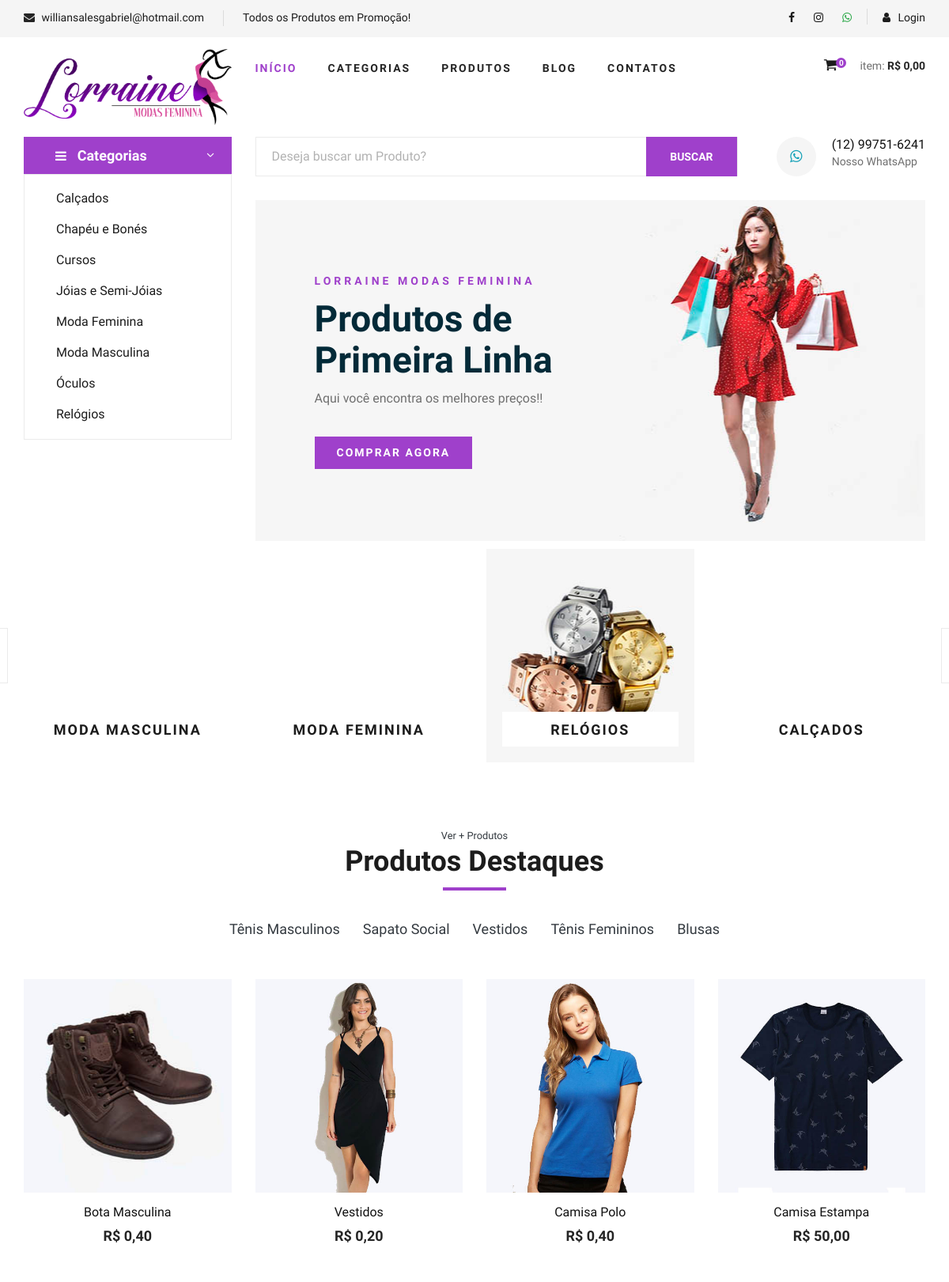
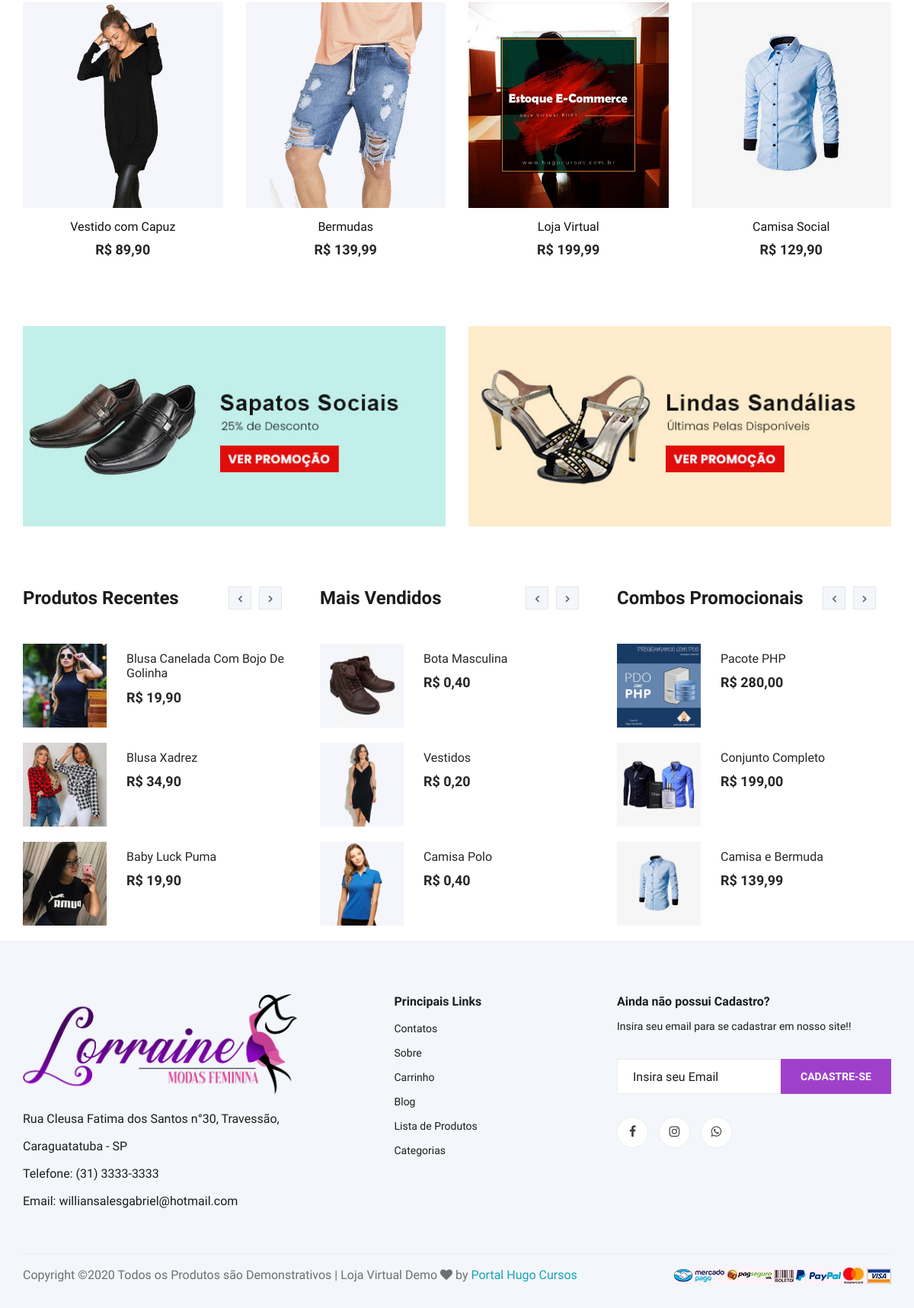
The page / on the database its author committed (2 pictures, top to bottom).
### tables this page shows
CREATE TABLE `categorias` (
  `id` int(11) NOT NULL AUTO_INCREMENT,
  `nome` varchar(50) NOT NULL,
  `nome_url` varchar(50) NOT NULL,
  `imagem` varchar(100) NOT NULL,
  PRIMARY KEY (`id`)
);

CREATE TABLE `sub_categorias` (
  `id` int(11) NOT NULL AUTO_INCREMENT,
  `nome` varchar(50) NOT NULL,
  `nome_url` varchar(50) NOT NULL,
  `imagem` varchar(100) NOT NULL,
  `id_categoria` int(11) NOT NULL,
  PRIMARY KEY (`id`)
);

CREATE TABLE `produtos` (
  `id` int(11) NOT NULL AUTO_INCREMENT,
  `categoria` int(11) DEFAULT NULL,
  `sub_categoria` int(11) DEFAULT NULL,
  `nome` varchar(100) DEFAULT NULL,
  `nome_url` varchar(100) DEFAULT NULL,
  `descricao` varchar(1000) DEFAULT NULL,
  `descricao_longa` text,
  `valor` decimal(10,2) DEFAULT NULL,
  `imagem` varchar(100) DEFAULT NULL,
  `estoque` int(11) DEFAULT NULL,
  `tipo_envio` int(11) DEFAULT NULL,
  `palavras` varchar(250) DEFAULT NULL,
  `ativo` varchar(5) DEFAULT NULL,
  `peso` double(8,2) DEFAULT NULL,
  `largura` int(11) DEFAULT NULL,
  `altura` int(11) DEFAULT NULL,
  `comprimento` int(11) DEFAULT NULL,
  `modelo` varchar(100) DEFAULT NULL,
  `valor_frete` decimal(8,2) DEFAULT NULL,
  `promocao` varchar(5) DEFAULT NULL,
  `vendas` int(11) DEFAULT NULL,
  `link` varchar(150) DEFAULT NULL,
  PRIMARY KEY (`id`)
);

CREATE TABLE `promocao_banner` (
  `id` int(11) NOT NULL AUTO_INCREMENT,
  `titulo` varchar(50) NOT NULL,
  `link` varchar(100) NOT NULL,
  `imagem` varchar(100) NOT NULL,
  `ativo` varchar(5) NOT NULL,
  PRIMARY KEY (`id`)
);

CREATE TABLE `combos` (
  `id` int(11) NOT NULL AUTO_INCREMENT,
  `nome` varchar(100) NOT NULL,
  `nome_url` varchar(50) NOT NULL,
  `descricao` varchar(1000) NOT NULL,
  `descricao_longa` text NOT NULL,
  `valor` decimal(8,2) NOT NULL,
  `imagem` varchar(100) NOT NULL,
  `tipo_envio` int(1) NOT NULL,
  `palavras` varchar(250) NOT NULL,
  `ativo` varchar(5) NOT NULL,
  `peso` double(8,2) NOT NULL,
  `largura` double(8,2) NOT NULL,
  `altura` double(8,2) NOT NULL,
  `comprimento` double(8,2) NOT NULL,
  `valor_frete` decimal(10,2) DEFAULT NULL,
  `vendas` int(11) DEFAULT NULL,
  `link` varchar(150) DEFAULT NULL,
  PRIMARY KEY (`id`)
);

### config.php (called while the page is built, shortened)
<?php
$whatsapp = '(12) 99751-6241';
$whatsapp_link = '5512997516241';
$nome_loja = 'Lorraine Modas Feminina';
 ?>

### index.php (the view, shortened to what this page needs)
<?php
require_once("cabecalho.php");
require_once("conexao.php");
?>
<section class="hero hero-mobile">
  <div class="container">
    <div class="row">
      <div class="col-lg-3">
        <div class="hero__categories">
          <div class="hero__categories__all">
            <i class="fa fa-bars"></i>
            <span>Categorias</span>
          </div>
          <ul>
            <?php
            $query = $pdo->query("SELECT * FROM categorias order by nome asc ");
            $res = $query->fetchAll(PDO::FETCH_ASSOC);
            for ($i=0; $i < count($res); $i++) {
              $nome = $res[$i]['nome'];
              $nome_url = $res[$i]['nome_url'];
              ?>
              <li><a href="sub-categoria-de-<?php echo $nome_url ?>"><?php echo $nome ?></a></li>
            <?php } ?>
          </ul>
        </div>
      </div>
      <div class="col-lg-9">
        <div class="hero__search">
          <div class="hero__search__form">
           <form action="lista-produtos.php" method="get">
            <input name="txtBuscar" type="text" placeholder="Deseja buscar um Produto?">
            <button type="submit" class="site-btn">BUSCAR</button>
          </form>
        </div>
        <div class="hero__search__phone">
          <div class="hero__search__phone__icon">
            <a class="text-info" target="_blank" href="http://api.whatsapp.com/send?1=pt_BR&phone=<?php echo $whatsapp_link ?>" title="<?php echo $whatsapp ?>"><i class="fa fa-whatsapp"></i></a>
          </div>
          <div class="hero__search__phone__text">
            <h6><?php echo $whatsapp ?></h6>
            <span>Nosso WhatsApp</span>
          </div>
        </div>
      </div>
      <div class="hero__item set-bg bg-light" data-setbg="img/hero/banner.jpg">
        <div class="hero__text">
          <span><?php echo strToUpper($nome_loja) ?></span>
          <h2>Produtos de<br />Primeira Linha</h2>
          <p>Aqui você encontra os melhores preços!!</p>
          <a href="produtos.php" class="primary-btn">COMPRAR AGORA</a>
        </div>
      </div>
    </div>
  </div>
</div>
</section>
<section class="categories">
  <div class="container">
    <div class="row">
      <div class="categories__slider owl-carousel">
       <?php
       $query = $pdo->query("SELECT * FROM categorias order by id ");
       $res = $query->fetchAll(PDO::FETCH_ASSOC);
       for ($i=0; $i < count($res); $i++) {
        $nome = $res[$i]['nome'];
        $imagem = $res[$i]['imagem'];
        $nome_url = $res[$i]['nome_url'];
        ?>
        <div class="col-lg-3">
          <div class="categories__item set-bg" data-setbg="img/categorias/<?php echo $imagem ?>">
            <h5><a href="sub-categoria-de-<?php echo $nome_url ?>"><?php echo $nome ?></a></h5>
          </div>
        </div>
      <?php } ?>
    </div>
  </div>
</div>
</section>
<section class="featured spad">
  <div class="container">
    <div class="row">
      <div class="col-lg-12">
        <div class="section-title">
         <a class="text-dark" href="produtos.php"><span ><small>Ver + Produtos</small></span></a>
         <h2>Produtos Destaques </h2>
       </div>
       <div class="featured__controls">
        <ul>
         <?php
         $query = $pdo->query("SELECT * FROM sub_categorias order by id limit 5 ");
         $res = $query->fetchAll(PDO::FETCH_ASSOC);
         for ($i=0; $i < count($res); $i++) {
          $nome = $res[$i]['nome'];
          $nome_url = $res[$i]['nome_url'];
          ?>
          <li><a href="produtos-<?php echo $nome_url ?>" class="text-dark"><?php echo $nome ?></a></li>
        <?php } ?>
      </ul>
    </div>
  </div>
</div>
<div class="row featured__filter">
 <?php
 $query = $pdo->query("SELECT * FROM produtos where ativo = 'Sim' and estoque > 0 order by vendas desc limit 8 ");
 $res = $query->fetchAll(PDO::FETCH_ASSOC);
 for ($i=0; $i < count($res); $i++) {
  $nome = $res[$i]['nome'];
  $valor = $res[$i]['valor'];
  $nome_url = $res[$i]['nome_url'];
  $imagem = $res[$i]['imagem'];
  $promocao = $res[$i]['promocao'];
  $id = $res[$i]['id'];
  $valor = number_format($valor, 2, ',', '.');
  if($promocao == 'Sim'){
    $queryp = $pdo->query("SELECT * FROM promocoes where id_produto = '$id' ");
    $resp = $queryp->fetchAll(PDO::FETCH_ASSOC);
    $valor_promo = $resp[0]['valor'];
    $desconto = $resp[0]['desconto'];
    $valor_promo = number_format($valor_promo, 2, ',', '.');
    ?>
    <div class="col-lg-3 col-md-4 col-sm-6 mix sapatos fresh-meat">
      <div class="product__discount__item">
        <div class="product__discount__item__pic set-bg"
        data-setbg="img/produtos/<?php echo $imagem ?>">
        <div class="product__discount__percent">-<?php echo $desconto ?>%</div>
        <ul class="product__item__pic__hover">
         <li><a href="produto-<?php echo $nome_url ?>"><i class="fa fa-eye"></i></a></li>
         <li><a href="" onclick="carrinhoModal('<?php echo $id ?>','Não')"><i class="fa fa-shopping-cart"></i></a>
         </ul>
       </div>
       <div class="product__discount__item__text">
        <h5><a href="produto-<?php echo $nome_url ?>"><?php echo $nome ?></a></h5>
        <div class="product__item__price">R$ <?php echo $valor_promo ?> <span>R$ <?php echo $valor ?></span></div>
      </div>
    </div>
  </div>
<?php }else{ ?>
  <div class="col-lg-3 col-md-4 col-sm-6 mix sapatos fresh-meat">
    <div class="featured__item">
      <div class="featured__item__pic set-bg" data-setbg="img/produtos/<?php echo $imagem ?>">
        </div>
        <div class="featured__item__text">
          <a href="produto-<?php echo $nome_url ?>"><h6><?php echo $nome ?></h6>
            <h5>R$ <?php echo $valor ?></h5></a>
          </div>
        </div>
      </div>
    <?php } } ?>
  </div>
</div>
</section>
<div class="banner">
  <div class="container">
    <div class="row">
     <?php
     $query = $pdo->query("SELECT * FROM promocao_banner where ativo = 'Sim' order by id desc limit 2 ");
     $res = $query->fetchAll(PDO::FETCH_ASSOC);
     for ($i=0; $i < count($res); $i++) {
      $titulo = $res[$i]['titulo'];
      $link = $res[$i]['link'];
      $imagem = $res[$i]['imagem'];
      ?>
      <div class="col-lg-6 col-md-6 col-sm-6">
        <div class="banner__pic">
         <a href="<?php echo $link ?>" title="<?php echo $titulo ?>"> <img src="img/promocoes/<?php echo $imagem ?>" alt="<?php echo $titulo ?>"> </a>
       </div>
     </div>
   <?php } ?>
 </div>
</div>
</div>
<section class="latest-product spad">
  <div class="container">
    <div class="row">
      <div class="col-lg-4 col-md-6">
        <div class="latest-product__text">
          <h4>Produtos Recentes</h4>
          <div id="novosProdutos" class="latest-product__slider owl-carousel">
            <div class="latest-prdouct__slider__item">
              <?php
              $query = $pdo->query("SELECT * FROM produtos order by id desc limit 3 ");
              $res = $query->fetchAll(PDO::FETCH_ASSOC);
              for ($i=0; $i < count($res); $i++) {
                $nome = $res[$i]['nome'];
                $valor = $res[$i]['valor'];
                $nome_url = $res[$i]['nome_url'];
                $imagem = $res[$i]['imagem'];
                $promocao = $res[$i]['promocao'];
                $id = $res[$i]['id'];
                if($promocao == 'Sim'){
                  $queryp = $pdo->query("SELECT * FROM promocoes where id_produto = '$id' ");
                  $resp = $queryp->fetchAll(PDO::FETCH_ASSOC);
                  $valor = $resp[0]['valor'];
                  $valor = number_format($valor, 2, ',', '.');
                }else{
                  $valor = number_format($valor, 2, ',', '.');
                }
                ?>
                <a href="produto-<?php echo $nome_url ?>" class="latest-product__item">
                <div class="latest-product__item__pic">
                    <img src="img/produtos/<?php echo $imagem ?>" alt="">
                </div>
                <div class="latest-product__item__text">
                    <h6><?php echo $nome ?></h6>
                    <span>R$ <?php echo $valor ?></span>
                </div>
            </a>
              <?php } ?>
            </div>
          </div>
        </div>
      </div>
      <div class="col-lg-4 col-md-6">
        <div class="latest-product__text">
          <h4>Mais Vendidos</h4>
          <div id="maisVendidos" class="latest-product__slider owl-carousel">
            <div class="latest-prdouct__slider__item">
              <?php
              $query = $pdo->query("SELECT * FROM produtos where ativo = 'Sim' and estoque > 0 order by vendas desc limit 3 ");
              $res = $query->fetchAll(PDO::FETCH_ASSOC);
              for ($i=0; $i < count($res); $i++) {
                $nome = $res[$i]['nome'];
                $valor = $res[$i]['valor'];
                $nome_url = $res[$i]['nome_url'];
                $imagem = $res[$i]['imagem'];
                $promocao = $res[$i]['promocao'];
                $id = $res[$i]['id'];
                if($promocao == 'Sim'){
                  $queryp = $pdo->query("SELECT * FROM promocoes where id_produto = '$id' ");
                  $resp = $queryp->fetchAll(PDO::FETCH_ASSOC);
                  $valor = $resp[0]['valor'];
                  $valor = number_format($valor, 2, ',', '.');
                }else{
                  $valor = number_format($valor, 2, ',', '.');
                }
                ?>
                <a href="produto-<?php echo $nome_url ?>" class="latest-product__item">
                    <div class="latest-product__item__pic">
                        <img src="img/produtos/<?php echo $imagem ?>" alt="">
                    </div>
                    <div class="latest-product__item__text">
                        <h6><?php echo $nome ?></h6>
                        <span>R$ <?php echo $valor ?></span>
                    </div>
                </a>
              <?php } ?>
            </div>
          </div>
        </div>
      </div>
      <div class="col-lg-4 col-md-6">
        <div class="latest-product__text">
          <h4>Combos Promocionais</h4>
          <div id="combosPromocionais" class="latest-product__slider owl-carousel">
            <div class="latest-prdouct__slider__item">
              <?php
              $query = $pdo->query("SELECT * FROM combos where ativo = 'Sim' order by id desc limit 3 ");
              $res = $query->fetchAll(PDO::FETCH_ASSOC);
              for ($i=0; $i < count($res); $i++) {
                $nome = $res[$i]['nome'];
                $valor = $res[$i]['valor'];
                $nome_url = $res[$i]['nome_url'];
                $imagem = $res[$i]['imagem'];
                $valor = number_format($valor, 2, ',', '.');
                ?>
                <a href="produto-<?php echo $nome_url ?>" class="latest-product__item">
                    <div class="latest-product__item__pic">
                        <img src="img/combos/<?php echo $imagem ?>" alt="">
                    </div>
                    <div class="latest-product__item__text">
                        <h6><?php echo $nome ?></h6>
                        <span>R$ <?php echo $valor ?></span>
                    </div>
                </a>
              <?php } ?>
            </div>
          </div>
        </div>
      </div>
    </div>
  </div>
</section>
<?php
require_once("rodape.php");
?>

### rows shown on the page
categorias: nome "Calçados", nome "CALÇADOS"
categorias: nome "Chapéu e Bonés"
categorias: nome "Cursos"
categorias: nome "Jóias e Semi-Jóias"
categorias: nome "Moda Feminina", nome "MODA FEMININA"
categorias: nome "Moda Masculina", nome "MODA MASCULINA"
categorias: nome "Óculos"
categorias: nome "Relógios", shows a picture, nome "RELÓGIOS"
sub_categorias: nome "Tênis Masculinos"
sub_categorias: nome "Sapato Social"
sub_categorias: nome "Vestidos"
sub_categorias: nome "Tênis Femininos"
sub_categorias: nome "Blusas"
produtos: shows a picture, nome "Bota Masculina", valor "0,40", imagem (picture)
produtos: shows a picture, nome "Vestidos", valor "0,20", imagem (picture)
produtos: shows a picture, nome "Camisa Polo", valor "0,40", imagem (picture)
produtos: shows a picture, nome "Camisa Estampa", valor "50,00"
produtos: shows a picture, nome "Vestido com Capuz", valor "89,90"
produtos: shows a picture, nome "Bermudas", valor "139,99"
produtos: shows a picture, nome "Loja Virtual", valor "199,99"
produtos: shows a picture, nome "Camisa Social", valor "129,90"
promocao_banner: imagem (picture)
promocao_banner: imagem (picture)
produtos: imagem (picture), nome "Blusa Canelada Com Bojo De Golinha", valor "19,90"
produtos: imagem (picture), nome "Blusa Xadrez", valor "34,90"
produtos: imagem (picture), nome "Baby Luck Puma", valor "19,90"
combos: imagem (picture), nome "Pacote PHP", valor "280,00"
combos: imagem (picture), nome "Conjunto Completo", valor "199,00"
combos: imagem (picture), nome "Camisa e Bermuda", valor "139,99"

### other values the page prints
$email "williansalesgabriel@hotmail.com"
$texto_destaque "Todos os Produtos em Promoção!"
$linhas "0"
$total_c "0,00"
$whatsapp "(12) 99751-6241"
$nome_loja "LORRAINE MODAS FEMININA"
$endereco_loja "Rua Cleusa Fatima dos Santos n°30, Travessão, Caraguatatuba - SP"
$telefone "(31) 3333-3333"
